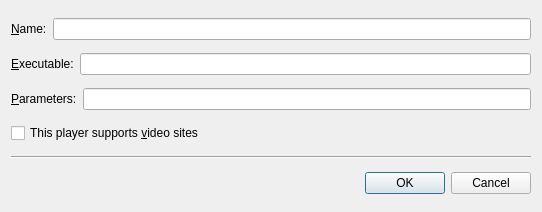
<?xml version="1.0" encoding="UTF-8"?>
<ui version="4.0">
 <class>PlayerDialog</class>
 <widget class="QDialog" name="PlayerDialog">
  <property name="geometry">
   <rect>
    <x>0</x>
    <y>0</y>
    <width>542</width>
    <height>212</height>
   </rect>
  </property>
  <property name="windowTitle">
   <string>Edit Player</string>
  </property>
  <layout class="QVBoxLayout" name="verticalLayout">
   <item>
    <layout class="QHBoxLayout" name="horizontalLayout">
     <item>
      <widget class="QLabel" name="label">
       <property name="text">
        <string>&amp;Name:</string>
       </property>
       <property name="buddy">
        <cstring>name_edit</cstring>
       </property>
      </widget>
     </item>
     <item>
      <widget class="QLineEdit" name="name_edit"/>
     </item>
    </layout>
   </item>
   <item>
    <layout class="QHBoxLayout" name="horizontalLayout_2">
     <item>
      <widget class="QLabel" name="label_2">
       <property name="text">
        <string>&amp;Executable:</string>
       </property>
       <property name="buddy">
        <cstring>binary_edit</cstring>
       </property>
      </widget>
     </item>
     <item>
      <widget class="FileChooser" name="binary_edit"/>
     </item>
    </layout>
   </item>
   <item>
    <layout class="QHBoxLayout" name="horizontalLayout_3">
     <item>
      <widget class="QLabel" name="label_3">
       <property name="text">
        <string>&amp;Parameters:</string>
       </property>
       <property name="buddy">
        <cstring>parms_edit</cstring>
       </property>
      </widget>
     </item>
     <item>
      <widget class="QLineEdit" name="parms_edit"/>
     </item>
    </layout>
   </item>
   <item>
    <widget class="QCheckBox" name="directplay_check">
     <property name="text">
      <string>This player supports &amp;video sites</string>
     </property>
    </widget>
   </item>
   <item>
    <widget class="Line" name="line">
     <property name="orientation">
      <enum>Qt::Horizontal</enum>
     </property>
    </widget>
   </item>
   <item>
    <widget class="QDialogButtonBox" name="buttonBox">
     <property name="orientation">
      <enum>Qt::Horizontal</enum>
     </property>
     <property name="standardButtons">
      <set>QDialogButtonBox::Cancel|QDialogButtonBox::Ok</set>
     </property>
    </widget>
   </item>
  </layout>
 </widget>
 <customwidgets>
  <customwidget>
   <class>FileChooser</class>
   <extends>QLineEdit</extends>
   <header>filechooser.h</header>
  </customwidget>
 </customwidgets>
 <tabstops>
  <tabstop>name_edit</tabstop>
  <tabstop>binary_edit</tabstop>
  <tabstop>parms_edit</tabstop>
  <tabstop>directplay_check</tabstop>
  <tabstop>buttonBox</tabstop>
 </tabstops>
 <resources/>
 <connections>
  <connection>
   <sender>buttonBox</sender>
   <signal>accepted()</signal>
   <receiver>PlayerDialog</receiver>
   <slot>accept()</slot>
   <hints>
    <hint type="sourcelabel">
     <x>248</x>
     <y>254</y>
    </hint>
    <hint type="destinationlabel">
     <x>157</x>
     <y>274</y>
    </hint>
   </hints>
  </connection>
  <connection>
   <sender>buttonBox</sender>
   <signal>rejected()</signal>
   <receiver>PlayerDialog</receiver>
   <slot>reject()</slot>
   <hints>
    <hint type="sourcelabel">
     <x>316</x>
     <y>260</y>
    </hint>
    <hint type="destinationlabel">
     <x>286</x>
     <y>274</y>
    </hint>
   </hints>
  </connection>
 </connections>
</ui>
